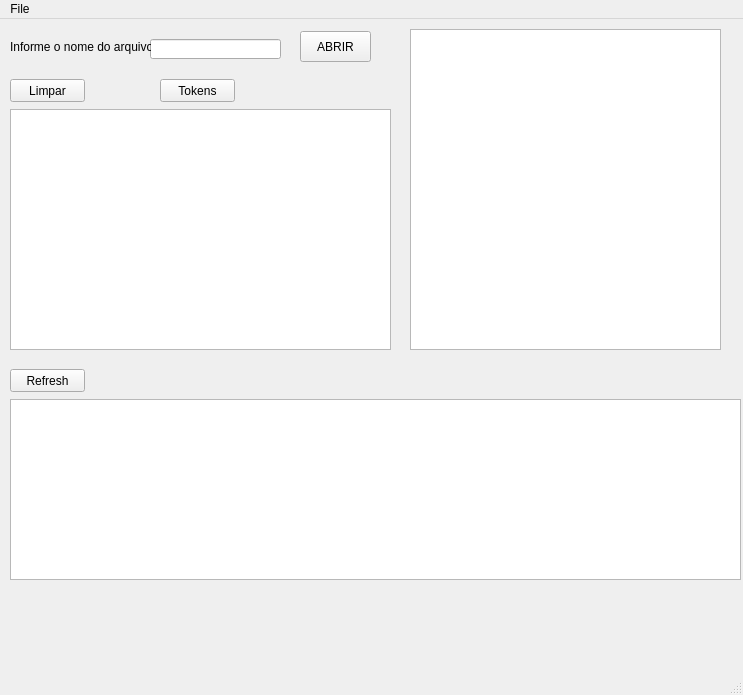
<?xml version="1.0" encoding="UTF-8"?>
<ui version="4.0">
 <class>MainWindow</class>
 <widget class="QMainWindow" name="MainWindow">
  <property name="geometry">
   <rect>
    <x>0</x>
    <y>0</y>
    <width>743</width>
    <height>695</height>
   </rect>
  </property>
  <property name="windowTitle">
   <string>TOKEN</string>
  </property>
  <widget class="QWidget" name="centralwidget">
   <widget class="QTextEdit" name="campotexto_arquivo">
    <property name="geometry">
     <rect>
      <x>410</x>
      <y>10</y>
      <width>311</width>
      <height>321</height>
     </rect>
    </property>
    <property name="font">
     <font>
      <pointsize>14</pointsize>
     </font>
    </property>
    <property name="midLineWidth">
     <number>0</number>
    </property>
    <property name="lineWrapMode">
     <enum>QTextEdit::WidgetWidth</enum>
    </property>
    <property name="html">
     <string>&lt;!DOCTYPE HTML PUBLIC &quot;-//W3C//DTD HTML 4.0//EN&quot; &quot;http://www.w3.org/TR/REC-html40/strict.dtd&quot;&gt;
&lt;html&gt;&lt;head&gt;&lt;meta name=&quot;qrichtext&quot; content=&quot;1&quot; /&gt;&lt;style type=&quot;text/css&quot;&gt;
p, li { white-space: pre-wrap; }
&lt;/style&gt;&lt;/head&gt;&lt;body style=&quot; font-family:'MS Shell Dlg 2'; font-size:14pt; font-weight:400; font-style:normal;&quot;&gt;
&lt;p style=&quot;-qt-paragraph-type:empty; margin-top:0px; margin-bottom:0px; margin-left:0px; margin-right:0px; -qt-block-indent:0; text-indent:0px; font-size:8.25pt;&quot;&gt;&lt;br /&gt;&lt;/p&gt;&lt;/body&gt;&lt;/html&gt;</string>
    </property>
   </widget>
   <widget class="QPushButton" name="botao_abrirarquivo">
    <property name="geometry">
     <rect>
      <x>300</x>
      <y>12</y>
      <width>71</width>
      <height>31</height>
     </rect>
    </property>
    <property name="text">
     <string>ABRIR</string>
    </property>
   </widget>
   <widget class="QLineEdit" name="lineEdit">
    <property name="geometry">
     <rect>
      <x>150</x>
      <y>20</y>
      <width>131</width>
      <height>20</height>
     </rect>
    </property>
   </widget>
   <widget class="QLabel" name="label">
    <property name="geometry">
     <rect>
      <x>10</x>
      <y>20</y>
      <width>141</width>
      <height>16</height>
     </rect>
    </property>
    <property name="text">
     <string>Informe o nome do arquivo:</string>
    </property>
   </widget>
   <widget class="QTextEdit" name="campotexto_lexico">
    <property name="geometry">
     <rect>
      <x>10</x>
      <y>90</y>
      <width>381</width>
      <height>241</height>
     </rect>
    </property>
    <property name="font">
     <font>
      <pointsize>14</pointsize>
      <weight>50</weight>
      <bold>false</bold>
     </font>
    </property>
    <property name="html">
     <string>&lt;!DOCTYPE HTML PUBLIC &quot;-//W3C//DTD HTML 4.0//EN&quot; &quot;http://www.w3.org/TR/REC-html40/strict.dtd&quot;&gt;
&lt;html&gt;&lt;head&gt;&lt;meta name=&quot;qrichtext&quot; content=&quot;1&quot; /&gt;&lt;style type=&quot;text/css&quot;&gt;
p, li { white-space: pre-wrap; }
&lt;/style&gt;&lt;/head&gt;&lt;body style=&quot; font-family:'MS Shell Dlg 2'; font-size:14pt; font-weight:400; font-style:normal;&quot;&gt;
&lt;p style=&quot;-qt-paragraph-type:empty; margin-top:0px; margin-bottom:0px; margin-left:0px; margin-right:0px; -qt-block-indent:0; text-indent:0px; font-size:8.25pt;&quot;&gt;&lt;br /&gt;&lt;/p&gt;&lt;/body&gt;&lt;/html&gt;</string>
    </property>
   </widget>
   <widget class="QPushButton" name="botao_lexico">
    <property name="geometry">
     <rect>
      <x>160</x>
      <y>60</y>
      <width>75</width>
      <height>23</height>
     </rect>
    </property>
    <property name="text">
     <string>Tokens</string>
    </property>
   </widget>
   <widget class="QPushButton" name="botao_deletar">
    <property name="geometry">
     <rect>
      <x>10</x>
      <y>60</y>
      <width>75</width>
      <height>23</height>
     </rect>
    </property>
    <property name="text">
     <string>Limpar</string>
    </property>
   </widget>
   <widget class="QPushButton" name="refreshbtn">
    <property name="geometry">
     <rect>
      <x>10</x>
      <y>350</y>
      <width>75</width>
      <height>23</height>
     </rect>
    </property>
    <property name="text">
     <string>Refresh</string>
    </property>
   </widget>
   <widget class="QTextEdit" name="arquivos">
    <property name="geometry">
     <rect>
      <x>10</x>
      <y>380</y>
      <width>731</width>
      <height>181</height>
     </rect>
    </property>
    <property name="font">
     <font>
      <pointsize>14</pointsize>
      <weight>50</weight>
      <bold>false</bold>
     </font>
    </property>
    <property name="html">
     <string>&lt;!DOCTYPE HTML PUBLIC &quot;-//W3C//DTD HTML 4.0//EN&quot; &quot;http://www.w3.org/TR/REC-html40/strict.dtd&quot;&gt;
&lt;html&gt;&lt;head&gt;&lt;meta name=&quot;qrichtext&quot; content=&quot;1&quot; /&gt;&lt;style type=&quot;text/css&quot;&gt;
p, li { white-space: pre-wrap; }
&lt;/style&gt;&lt;/head&gt;&lt;body style=&quot; font-family:'MS Shell Dlg 2'; font-size:14pt; font-weight:400; font-style:normal;&quot;&gt;
&lt;p style=&quot;-qt-paragraph-type:empty; margin-top:0px; margin-bottom:0px; margin-left:0px; margin-right:0px; -qt-block-indent:0; text-indent:0px; font-size:8.25pt;&quot;&gt;&lt;br /&gt;&lt;/p&gt;&lt;/body&gt;&lt;/html&gt;</string>
    </property>
   </widget>
  </widget>
  <widget class="QMenuBar" name="menubar">
   <property name="geometry">
    <rect>
     <x>0</x>
     <y>0</y>
     <width>743</width>
     <height>21</height>
    </rect>
   </property>
   <widget class="QMenu" name="menuFile">
    <property name="title">
     <string>File</string>
    </property>
    <addaction name="actionNovo_Arquivo"/>
    <addaction name="actionAbrir_Arquivo"/>
    <addaction name="actionFechar"/>
   </widget>
   <addaction name="menuFile"/>
  </widget>
  <widget class="QStatusBar" name="statusbar"/>
  <action name="actionNew_file">
   <property name="text">
    <string>New file</string>
   </property>
  </action>
  <action name="actionOpen">
   <property name="text">
    <string>Open</string>
   </property>
  </action>
  <action name="actionExit">
   <property name="text">
    <string>Exit</string>
   </property>
  </action>
  <action name="actionNovo_Arquivo">
   <property name="text">
    <string>Novo Arquivo</string>
   </property>
  </action>
  <action name="actionAbrir_Arquivo">
   <property name="text">
    <string>Abrir Arquivo</string>
   </property>
  </action>
  <action name="actionFechar">
   <property name="text">
    <string>Sair</string>
   </property>
  </action>
 </widget>
 <resources/>
 <connections/>
</ui>
